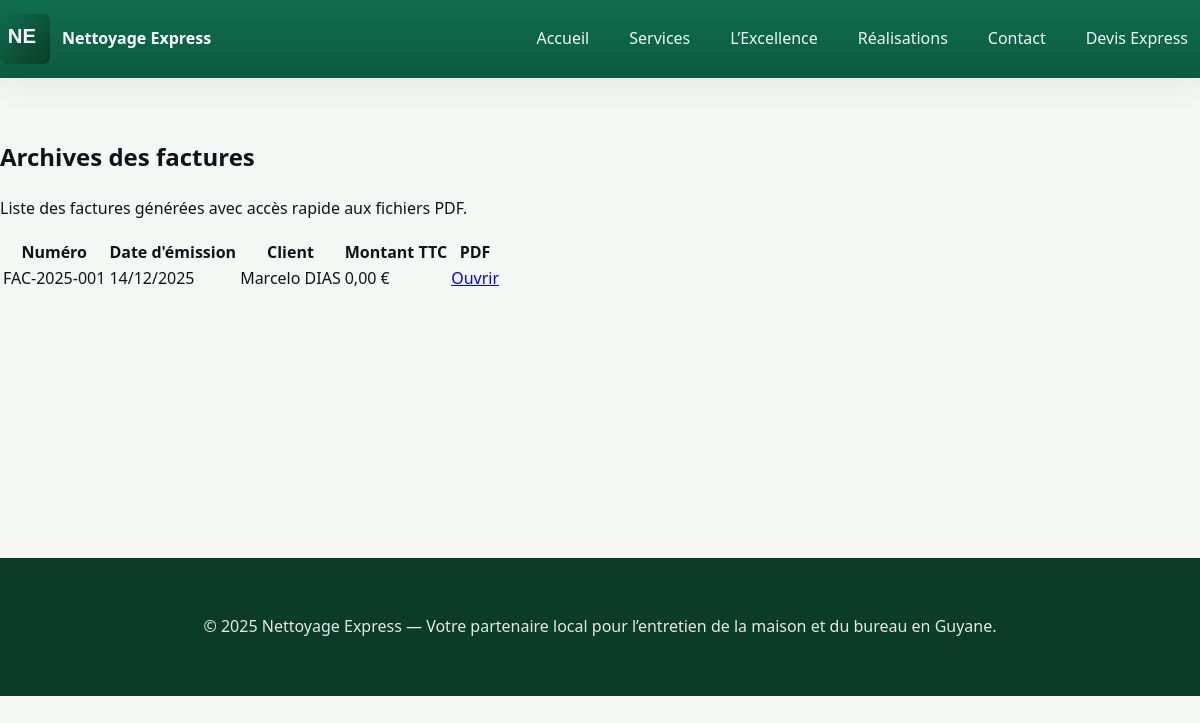
The app's page /factures/archive/ (signed in) with its own data.
### factures/models.py (models this page shows, shortened)
class Invoice(models.Model):
    class InvoiceStatus(models.TextChoices):
        DRAFT = "draft", _("Brouillon")
        REFACTURATION = "refacturation", _("Refacturation")
        AVOIR = "avoir", _("Avoir")
        DEMO = "demo", _("Devis")
        SENT = "sent", _("Envoyée")
        PAID = "paid", _("Payée")
        PARTIAL = "partial", _("Partiellement payée")
        OVERDUE = "overdue", _("En retard")
    quote = models.ForeignKey("devis.Quote", on_delete=models.SET_NULL, null=True, blank=True, related_name="invoices")
    number = models.CharField(
        max_length=20,
        unique=True,
        blank=True,
        help_text="Numéro FAC-AAAA-XXX, généré automatiquement si vide."
    )
    issue_date = models.DateField(default=date.today)
    due_date = models.DateField(null=True, blank=True)
    status = models.CharField( max_length=20, choices=InvoiceStatus.choices, default=InvoiceStatus.DRAFT)
    created_at = models.DateTimeField(auto_now_add=True)
    total_ht = models.DecimalField(max_digits=10, decimal_places=2, default=Decimal("0.00"))
    tva = models.DecimalField(max_digits=10, decimal_places=2, default=Decimal("0.00"))
    total_ttc = models.DecimalField(max_digits=10, decimal_places=2, default=Decimal("0.00"))
    discount = models.DecimalField(max_digits=10, decimal_places=2, default=Decimal("0.00"))
    amount = models.DecimalField(max_digits=10, decimal_places=2, default=Decimal("0.00"))
    notes = models.TextField(blank=True, default="")
    payment_terms = models.TextField(blank=True, default="")
    pdf = models.FileField(upload_to="factures", blank=True, null=True)
    class Meta:
        ordering = ["-issue_date", "-number"]
        indexes = [models.Index(fields=["number", "issue_date"])]
        verbose_name = _("facture")
        verbose_name_plural = _("factures")

### devis/models.py (models this page shows, shortened)
class Quote(models.Model):
    STATUS_CHOICES = [
        ("draft", "Brouillon"),
        ("sent", "Envoyé"),
        ("accepted", "Accepté"),
        ("rejected", "Rejeté"),
    ]
    number = models.CharField(
        max_length=20,
        unique=True,
        blank=True,
        help_text="Numéro de devis format DEV-AAAA-XXX, généré automatiquement."
    )
    client = models.ForeignKey(Client, on_delete=models.CASCADE, related_name="quotes")
    service = models.ForeignKey(
        Service,
        on_delete=models.SET_NULL,
        null=True,
        blank=True,
        related_name="quotes",
        help_text="Service principal demandé (optionnel si plusieurs items)."
    )
    message = models.TextField(blank=True)
    status = models.CharField(max_length=20, choices=STATUS_CHOICES, default="draft")
    issue_date = models.DateField(default=date.today)
    valid_until = models.DateField(null=True, blank=True)
    notes = models.TextField(blank=True)
    created_at = models.DateTimeField(auto_now_add=True)
    total_ht = models.DecimalField(max_digits=10, decimal_places=2, default=Decimal("0.00"))
    tva = models.DecimalField(max_digits=10, decimal_places=2, default=Decimal("0.00"))
    total_ttc = models.DecimalField(max_digits=10, decimal_places=2, default=Decimal("0.00"))
    pdf = models.FileField(upload_to="devis", blank=True, null=True)
    @property
    def items(self) -> List["QuoteItem"]:
        return self.quote_items.all()

class Client(models.Model):
    full_name = models.CharField(max_length=200)
    email = models.EmailField()
    phone = models.CharField(max_length=50)
    address_line = models.CharField(max_length=255, blank=True)
    city = models.CharField(max_length=100, blank=True)
    zip_code = models.CharField(max_length=20, blank=True)
    company = models.CharField(max_length=200, blank=True)
    created_at = models.DateTimeField(auto_now_add=True)
    class Meta:
        ordering = ["-created_at"]
        verbose_name = "client"
        verbose_name_plural = "clients"

### factures/views.py (the view)
# urls.py: path("archive/", views.archive, name="archive"),
@staff_member_required
def archive(request):
    invoices = Invoice.objects.exclude(pdf="").order_by("-issue_date", "-number")
    return render(request, "factures/archive.html", {"invoices": invoices})

### templates/factures/archive.html (shortened to what this page needs)
{% extends "base.html" %}
{% block content %}
<section class="section">
  <div class="section__head">
    <h1>Archives des factures</h1>
    <p class="muted">Liste des factures générées avec accès rapide aux fichiers PDF.</p>
  </div>
  {% if invoices %}
  <table class="table">
    <thead>
      <tr>
        <th>Numéro</th>
        <th>Date d'émission</th>
        <th>Client</th>
        <th>Montant TTC</th>
        <th>PDF</th>
      </tr>
    </thead>
    <tbody>
      {% for inv in invoices %}
      <tr>
        <td>{{ inv.number }}</td>
        <td>{{ inv.issue_date|date:'d/m/Y' }}</td>
        <td>
          {% if inv.quote and inv.quote.client %}
            {{ inv.quote.client.full_name }}
          {% else %}
            —
          {% endif %}
        </td>
        <td>{{ inv.total_ttc }} €</td>
        <td>
          {% if inv.pdf %}
            <a href="{% url 'factures:download' inv.pk %}" target="_blank">Ouvrir</a>
          {% else %}
            –
          {% endif %}
        </td>
      </tr>
      {% endfor %}
    </tbody>
  </table>
  {% else %}
  <p>Aucune facture n'a encore été générée.</p>
  {% endif %}
</section>
{% endblock %}

### static/css/base.css (style rules this page uses)
:root { --brand: #0f6d4e; --brand-700: #0c5b41; --brand-900: #0a3c28; --ink: #101418; --muted: #5c6b64; --surface: #f5f7f5; --card: #ffffff; --ring: rgba(15, 109, 78, .25); --radius: 16px; --container-width: 1200px; --shadow-1: 0 10px 25px rgba(16, 20, 24, .06); --shadow-2: 0 20px 50px rgba(16, 20, 24, .10); }
* { box-sizing: border-box; }
html, body { margin: 0; padding: 0; height: 100%; overflow-x: hidden; }
body { font-family: ui-sans-serif, system-ui, -apple-system, sans-serif; color: var(--ink); background: var(--surface); line-height: 1.6; }

### static/css/style.css (style rules this page uses)
:root { --primary: #0f6d4e; --secondary: #D4AF37; --bg-light: #F8F9FA; }

### records on screen
Invoice: number "FAC-2025-001", issue_date "14/12/2025", quote.client.full_name "Marcelo DIAS", total_ttc "0,00", shows "Ouvrir"
